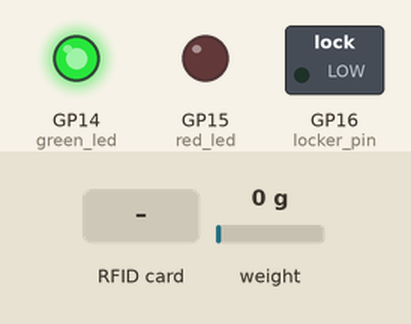
Simulated run of this program. Board: Raspberry Pi Pico running MicroPython. On the bench: switched loads named in the program (green lamp = pin HIGH), output pins drawn as LEDs (lit = HIGH). Inputs (shaded band) come from the test bench; at power-on: weight on the scale 0 g. WiFi joins after 1.5 s; the interpreter's speed is modelled, so counts of loop turns are approximate; web requests get an empty 200 reply after 0.4 s; library files of the repository ran but are not shown: hx711driver.py, mfrc522.py; pins used as bus, display or sensor lines are not drawn; what the program prints to the serial console is not drawn.

Above: at 5.6 s.
At 7.5 s:
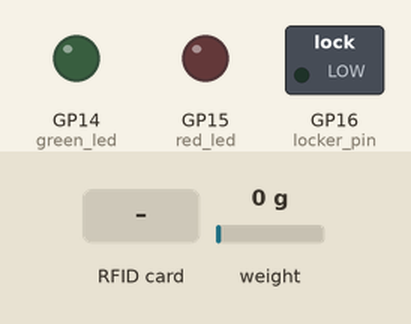
7.6 s: RFID card 5E 7A 19 C4 held to the reader
Timing chart, 0 to 10.6 s (numbered marks = the images above; inputs shaded):
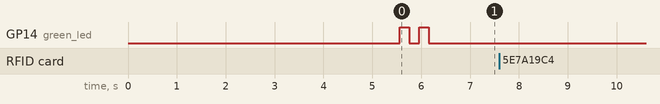

Measured:
- after the input at 7.6 s, every drawn part: stays the same

The program:

main.py
```python
import network
import urequests as requests
import utime
import ujson
from machine import Pin
from hx711driver import HX711
from mfrc522 import MFRC522
import configure


# ─── Wi-Fi ───────────────────────────────────────────────────────────────────
def connect_wifi():
    wlan = network.WLAN(network.STA_IF)
    wlan.active(True)
    wlan.connect(configure.WIFI_SSID, configure.WIFI_PASSWORD)
    retries = 0
    while not wlan.isconnected():
        if retries >= 15:
            print("Wi-Fi failed — check configure.py")
            return False
        retries += 1
        print(f"  Connecting ({retries}/15)...")
        utime.sleep(1)
    print("Wi-Fi connected:", wlan.ifconfig()[0])
    return True

# ─── Hardware ────────────────────────────────────────────────────────────────
green_led  = Pin(configure.GREEN_LED_PIN, Pin.OUT, value=0)
red_led    = Pin(configure.RED_LED_PIN,   Pin.OUT, value=0)
locker_pin = Pin(configure.LOCKER_PIN,    Pin.OUT, value=0)

rfid = MFRC522(
    spi_id=configure.RFID_SPI_ID,
    sck=configure.RFID_SCK,
    miso=configure.RFID_MISO,
    mosi=configure.RFID_MOSI,
    cs=configure.RFID_CS,
    rst=configure.RFID_RST,
)

hx = HX711(data_pin=configure.HX711_DT, clock_pin=configure.HX711_SCK)

# ─── LED helpers ─────────────────────────────────────────────────────────────
def leds_off():
    green_led.value(0)
    red_led.value(0)

def led_green():
    red_led.value(0)
    green_led.value(1)

def led_red():
    green_led.value(0)
    red_led.value(1)

def blink_green(times=3):
    for _ in range(times):
        green_led.value(1); utime.sleep_ms(200)
        green_led.value(0); utime.sleep_ms(200)

def blink_red(times=3):
    for _ in range(times):
        red_led.value(1); utime.sleep_ms(200)
        red_led.value(0); utime.sleep_ms(200)

# ─── Scale ───────────────────────────────────────────────────────────────────
def get_weight():
    return hx.get_units(times=10)

# ─── Locker control ──────────────────────────────────────────────────────────
def open_locker(duration_ms=3000):
    locker_pin.value(1)
    print("  Locker opened")
    utime.sleep_ms(duration_ms)
    locker_pin.value(0)
    print("  Locker locked")

# ─── Server communication ─────────────────────────────────────────────────────
BASE_URL = f"http://{configure.PC_SERVER}:{configure.PC_PORT}/api"

def post(endpoint, payload):
    try:
        r = requests.post(f"{BASE_URL}{endpoint}", json=payload)
        data = r.json()
        r.close()
        return data
    except Exception as e:
        print("  Network error:", e)
        return None

def send_event(event, tag_id=None, weight=None):
    payload = {"event": event}
    if tag_id  is not None: payload["tag_id"] = tag_id
    if weight  is not None: payload["weight"]  = round(weight, 1)
    return post("/locker_event", payload)

def send_weight(weight):
    return post("/weight_update", {"weight": round(weight, 1)})

# ─── Startup ─────────────────────────────────────────────────────────────────
print("\n=== Locker system starting ===")
leds_off()

print("Taring scale — keep it empty...")
utime.sleep(2)
hx.tare(times=configure.TARE_SAMPLES)
hx.set_scale(configure.SCALE_FACTOR)
print("Scale ready.")

if not connect_wifi():
    blink_red(10)
    raise SystemExit

print("Ready — scan a tag.\n")
blink_green(2)

# ─── State ───────────────────────────────────────────────────────────────────
last_weight    = 0.0
weight_poll_ms = 1000
last_poll      = utime.ticks_ms()

# ─── Main loop ───────────────────────────────────────────────────────────────
while True:
    now = utime.ticks_ms()

    # Poll weight every second and send to server
    if utime.ticks_diff(now, last_poll) >= weight_poll_ms:
        weight = get_weight()
        last_weight = weight
        send_weight(weight)

        # Detect item removed
        if weight < configure.WEIGHT_THRESHOLD:
            leds_off()

        last_poll = now

    # Check for RFID scan
    rfid.init()
    stat, _ = rfid.request(rfid.REQIDL)
    if stat == rfid.OK:
        stat, uid = rfid.SelectTagSN()
        if stat == rfid.OK:
            tag_id = int.from_bytes(bytes(uid), "little", False)
            weight = last_weight
            print(f"Tag scanned: {tag_id}  weight: {weight:.1f}g")

            response = send_event("rfid_scan", tag_id=tag_id, weight=weight)

            if response:
                action   = response.get("action")
                expected = response.get("expected", 0)

                if action == "open_checkout":
                    # Taking item out
                    blink_green(2)
                    open_locker()
                    leds_off()

                elif action == "open_return_ok":
                    # Returning item — weight correct
                    led_green()
                    print(f"  Item successfully returned ({weight:.1f}g)")
                    open_locker()
                    utime.sleep(2)
                    leds_off()

                elif action == "return_wrong_weight":
                    # Returning item — weight wrong
                    led_red()
                    print(f"  Wrong weight! Got {weight:.1f}g, expected ~{expected:.1f}g")
                    utime.sleep(5)
                    leds_off()

                elif action == "unknown_tag":
                    blink_red(3)
                    print("  Unknown tag — denied")

                else:
                    blink_red(2)

            utime.sleep_ms(1500)  # debounce

    utime.sleep_ms(100)
```

configure.py
```python
WIFI_SSID = "LAPTOY 8465"
WIFI_PASSWORD = "S6)v1740"

SCALE_FACTOR = 414.20
WEIGHT_TOLERANCE = 30
WEIGHT_THRESHOLD = 50
TARE_SAMPLES = 30

GREEN_LED_PIN = 14
RED_LED_PIN   = 15
LOCKER_PIN    = 16

HX711_DT  = 2
HX711_SCK = 3

RFID_SPI_ID = 0
RFID_SCK  = 6
RFID_MISO = 4
RFID_MOSI = 7
RFID_CS   = 5
RFID_RST  = 22

PC_SERVER = "192.168.137.1"
PC_PORT   = 5000
```
